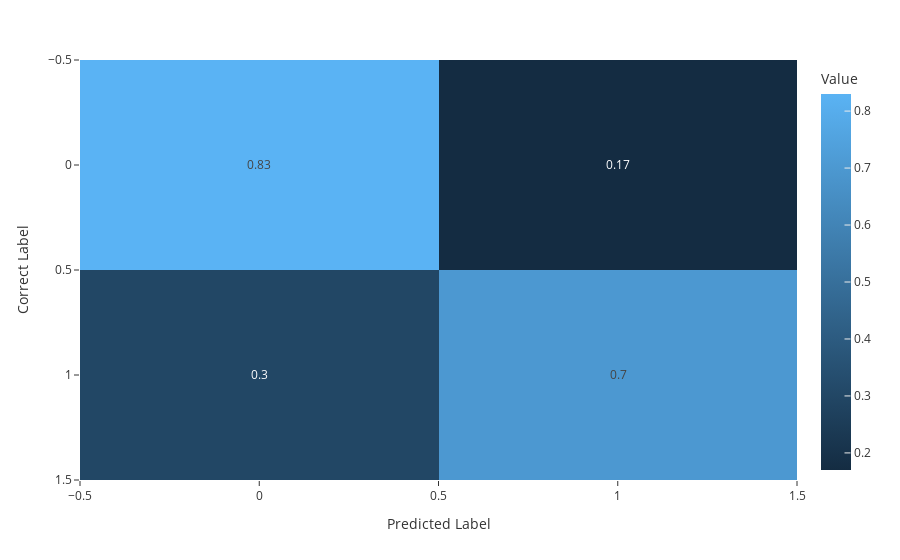

Notebook code cell kept with this figure:
### Code cell
print('accuracy_score: ',accuracy_score(y_test,y_pred))
print('recall_score: ',recall_score(y_test,y_pred,pos_label='Dead'))
print('jaccard_score: ',jaccard_score(y_test,y_pred,pos_label='Dead'))
print('f1_score: ',f1_score(y_test,y_pred,pos_label='Dead'))
print('precision_score: ',precision_score(y_test,y_pred,pos_label='Dead'))

fig = px.imshow(np.around(confusion_matrix(y_test, y_pred, normalize='true'),2), 
                template='ggplot2',
                text_auto=True, 
                aspect="True", 
                labels=dict(x="Predicted Label", y="Correct Label", color='Value'))
fig.update_xaxes(side="bottom")
fig.show()

### Figure 1 — Plotly figure (JSON) as saved in the notebook; plotly's stock layout.template omitted (floating-point values rounded to 4 significant figures)
{"data": [{"coloraxis": "coloraxis", "hovertemplate": "Predicted Label: %{x}<br>Correct Label: %{y}<br>Value: %{z}<extra></extra>", "name": "0", "texttemplate": "%{z}", "type": "heatmap", "xaxis": "x", "yaxis": "y", "z": [[0.83, 0.17], [0.3, 0.7]]}], "layout": {"coloraxis": {"colorbar": {"title": {"text": "Value"}}, "colorscale": [[0, "rgb(20,44,66)"], [1, "rgb(90,179,244)"]]}, "margin": {"t": 60}, "xaxis": {"anchor": "y", "domain": [0, 1], "side": "bottom", "title": {"text": "Predicted Label"}}, "yaxis": {"anchor": "x", "autorange": "reversed", "domain": [0, 1], "title": {"text": "Correct Label"}}}}
